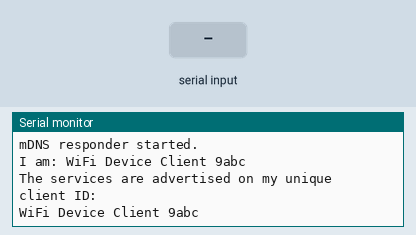
Bench run of a sketch on a simulated ESP32. Parts: the last lines printed to the serial monitor. The test bench sets the inputs (shaded band). WiFi joins after 1.5 s; servers stay silent unless stated.

Above: at 9.4 s.
9.5 s: "1" received over Serial
At 10.5 s:
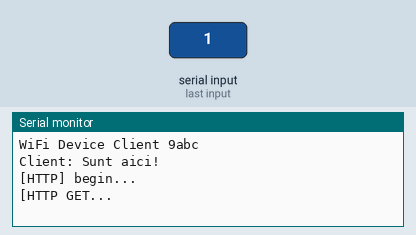
11.2 s: "2" received over Serial
At 12.7 s:
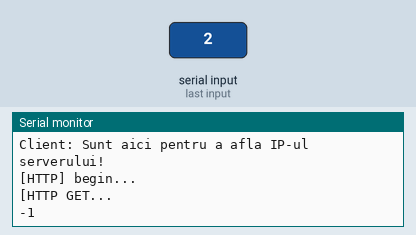

The sketch:

WiFiClient.ino
```cpp
#include <WiFi.h>
#include <ESPmDNS.h>
#include <HTTPClient.h>
#include <Esp.h>


const char* ssid     = "BT_HQ1";
const char* password = "";


void advertiseServices(const char* MyName)
{
  if(MDNS.begin(MyName))
  {
    Serial.println(F("mDNS responder started."));
    Serial.print(F("I am: "));
    Serial.println(MyName);

    //Add service to MDNS-SD
    MDNS.addService("http", "tcp", 80);
  }
  else
  {
    while(1)
    {
      Serial.println(F("Error setting up MDNS responder"));
      delay(1000);
    }
  }
}


/*
 * Functie ce returneaza un ID unic in functie de
 * MAC-ul device-ului sau ID-ul cipului integrat.
 */
uint16_t getDeviceId()
{
#if defined(ARDUINO_ARCH_ESP32)
  return ESP.getEfuseMac();
#else
  return ESP.getChipId();
#endif
}


/*
 * makeMine returneaza un nume unic pentru device-ul care ruleaza.
 * Functia rezolva doar sisteme cu un numar mic de device-uri.
 * Pentru multe device-uri foloseste EEPROM-ul serverului si MegunoLink pentru
 * a le atribui nume unice.
 */
String makeMine(const char* nameTemplate)
{
  uint16_t uChipId = getDeviceId();
  String result = String(nameTemplate) + String(uChipId, HEX);

  return result;
}


void setup()
{
  Serial.begin(9600);
  delay(10);

  // We start by connecting to a WiFi network

  Serial.println();
  Serial.println();
  Serial.print("Connecting to ");
  Serial.println(ssid);

  WiFi.begin(ssid, password);

  while (WiFi.status() != WL_CONNECTED)
  {
    delay(1000);
    Serial.print("Still trying to connect... \n");
  }

  Serial.println("");
  Serial.println("WiFi connected");

  Serial.println("Client IP address: \n");
  Serial.println(WiFi.localIP());

  Serial.println("MAC address: ");
  Serial.println(WiFi.macAddress());

  //Urcam in retea serviciile device-ului si device-ul cu un nume unic
  String myName = makeMine("WiFi Device Client ");
  advertiseServices(myName.c_str());

  Serial.println("\nThe services are advertised on my unique client ID: ");
  Serial.print(myName.c_str());

  delay(6000);
}


void loop()
{
  char input;

  if(Serial.available())
  {

    input = Serial.read();

    /*
     * Simularea primirii unui semnal de comanda
     * si rezolvarea acesteia prin crearea unui client
     * si rularea unui HTTP GET pe un endpoint al serverului.
     */
    if(input == '1')
    {
      Serial.println("\n\nClient: Sunt aici!\n");

      HTTPClient http;

      Serial.print("[HTTP] begin... \n");

      http.begin("http://192.168.0.110/deschide"); //HTTP

      Serial.print("[HTTP GET... \n");

      int httpCode = http.GET();

      if(httpCode > 0)
      {
        Serial.printf("[HTTP] GET... code %d\n", httpCode);

        if(httpCode == HTTP_CODE_OK)
        {
          String payload = http.getString();
          Serial.println(payload);
        }
        else
        {
          Serial.printf("[HTTP] GET... failed, error: %s\n", http.errorToString(httpCode).c_str()); //For 404 ERROR
        }

        http.end();
      }
    }

    if(input == '2')
    {
      Serial.println("\nClient: Sunt aici pentru a afla IP-ul serverului!\n");

      HTTPClient http;

      Serial.print("[HTTP] begin... \n");

      http.begin("http://bariera.local/"); //HTTP

      Serial.print("[HTTP GET... \n");

      int httpCode = http.GET();

      Serial.println(httpCode);

      if(httpCode > 0)
      {
        Serial.printf("[HTTP] GET... code %d\n", httpCode);

        if(httpCode == HTTP_CODE_OK)
        {
          String payload = http.getString();
          Serial.println(payload);
        }
        else
        {
          Serial.printf("[HTTP] GET... failed, error: %s\n", http.errorToString(httpCode).c_str()); //For 404 ERROR
        }

        http.end();
      }
    }
  }

  delay(500);
}
```

Measured:
- after the input at 9.5 s, the serial monitor: prints a new line after 0.21 s (image 1)
- after the input at 11.2 s, the serial monitor: prints a new line after 0.21 s (image 2)
